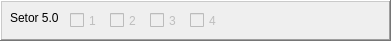
      <widget class="QFrame" name="frame_17">
       <property name="geometry">
        <rect>
         <x>5</x>
         <y>250</y>
         <width>391</width>
         <height>41</height>
        </rect>
       </property>
       <property name="frameShape">
        <enum>QFrame::WinPanel</enum>
       </property>
       <property name="frameShadow">
        <enum>QFrame::Raised</enum>
       </property>
       <widget class="QCheckBox" name="cb501">
        <property name="enabled">
         <bool>false</bool>
        </property>
        <property name="geometry">
         <rect>
          <x>70</x>
          <y>10</y>
          <width>41</width>
          <height>21</height>
         </rect>
        </property>
        <property name="text">
         <string>1</string>
        </property>
       </widget>
       <widget class="QCheckBox" name="cb502">
        <property name="enabled">
         <bool>false</bool>
        </property>
        <property name="geometry">
         <rect>
          <x>110</x>
          <y>10</y>
          <width>41</width>
          <height>21</height>
         </rect>
        </property>
        <property name="text">
         <string>2</string>
        </property>
       </widget>
       <widget class="QLabel" name="label_20">
        <property name="geometry">
         <rect>
          <x>10</x>
          <y>10</y>
          <width>58</width>
          <height>16</height>
         </rect>
        </property>
        <property name="text">
         <string>Setor 5.0</string>
        </property>
       </widget>
       <widget class="QCheckBox" name="cb503">
        <property name="enabled">
         <bool>false</bool>
        </property>
        <property name="geometry">
         <rect>
          <x>150</x>
          <y>10</y>
          <width>41</width>
          <height>21</height>
         </rect>
        </property>
        <property name="text">
         <string>3</string>
        </property>
       </widget>
       <widget class="QCheckBox" name="cb504">
        <property name="enabled">
         <bool>false</bool>
        </property>
        <property name="geometry">
         <rect>
          <x>190</x>
          <y>10</y>
          <width>41</width>
          <height>21</height>
         </rect>
        </property>
        <property name="text">
         <string>4</string>
        </property>
       </widget>
      </widget>
